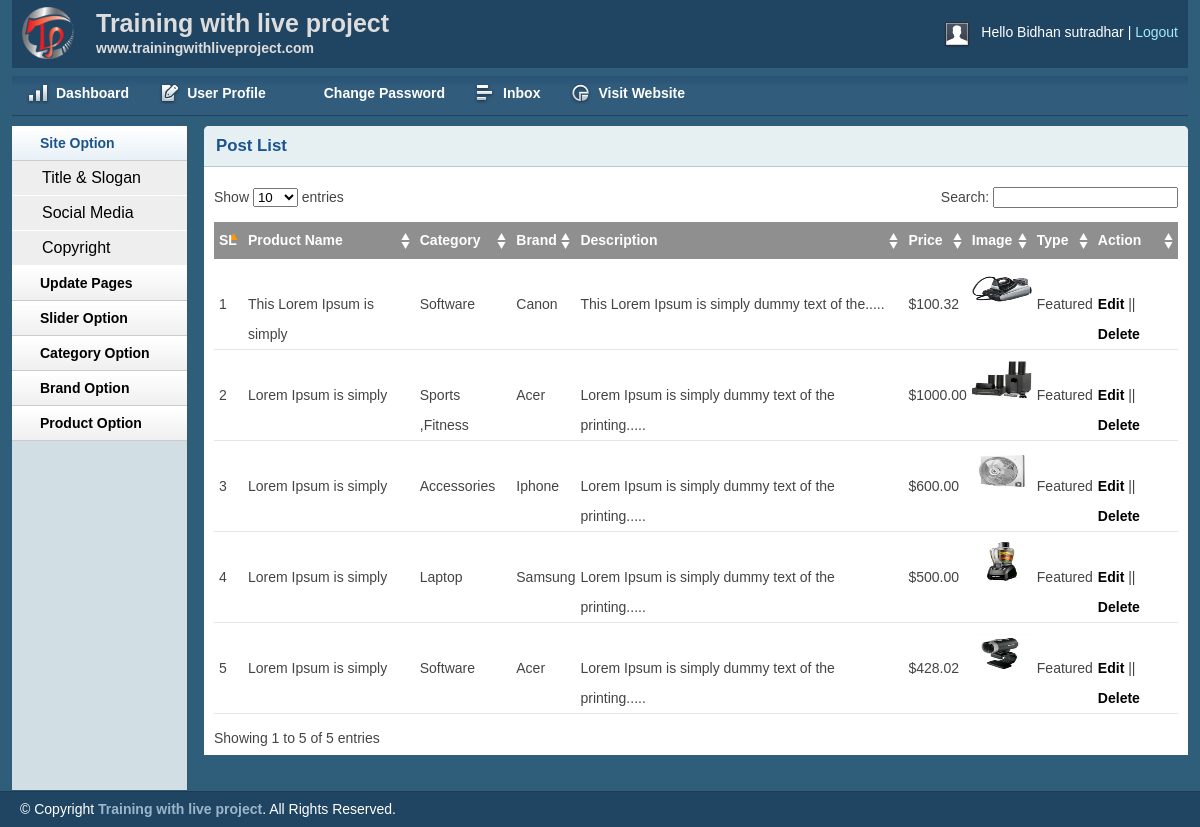
The page /admin/productlist.php (signed in) on the database its author committed.
### tables this page shows
CREATE TABLE `tbl_product` (
  `productId` int(11) NOT NULL,
  `productName` varchar(255) NOT NULL,
  `catId` int(11) NOT NULL,
  `brandId` int(11) NOT NULL,
  `body` text NOT NULL,
  `price` float(10,2) NOT NULL,
  `image` varchar(255) NOT NULL,
  `type` tinyint(4) NOT NULL DEFAULT '0'
);

CREATE TABLE `tbl_category` (
  `catId` int(11) NOT NULL,
  `catName` varchar(255) NOT NULL
);

CREATE TABLE `tbl_brand` (
  `brandId` int(11) NOT NULL,
  `brandName` varchar(255) NOT NULL
);

### lib/Database.php (called while the page is built, shortened)
<?php
Class Database{
 public $host   = DB_HOST;
 public $user   = DB_USER;
 public $pass   = DB_PASS;
 public $dbname = DB_NAME;
 public $link;
  private function connectDB(){
    $this->link = new mysqli($this->host, $this->user, $this->pass,$this->dbname);
  }
  public function select($query){
  $result = $this->link->query($query) or die($this->link->error.__LINE__);
    if($result->num_rows > 0){
      return $result;
    } else {
      return false;
    }
  }
}

### classes/Product.php (called while the page is built, shortened)
<?php
	$filepath = realpath(dirname(__FILE__));
	include_once ($filepath.'/../lib/Database.php');
	include_once ($filepath.'/../helpers/Format.php');
?>
<?php
class Product{
	private $db;
	public function __construct(){
		$this->db = new Database();
	}
	public function getAllProduct(){
		$query = "SELECT p.*, c.catName,b.brandName FROM tbl_product as p,tbl_category as c, tbl_brand as b WHERE p.catId = c.catId AND p.brandId = b.brandId ORDER BY P.productId DESC";
		$result = $this->db->select($query);
		return $result;
	}
}
?>

### helpers/Format.php (called while the page is built, shortened)
<?php
class Format{
 public function textShorten($text, $limit = 400){
  $text = $text. " ";
  $text = substr($text, 0, $limit);
  $text = substr($text, 0, strrpos($text, ' '));
  $text = $text.".....";
  return $text;
 }
}
?>

### admin/productlist.php (the view, shortened to what this page needs)
<?php
	include 'inc/header.php';
	include 'inc/sidebar.php';
    include '../classes/Product.php';
	include_once '../helpers/Format.php';
?>
<?php
$pd = new Product();
$fm = new Format();
?>
<div class="grid_10">
    <div class="box round first grid">
        <h2>Post List</h2>
        <div class="block">
            <table class="data display datatable" id="example">
			<thead>
				<tr>
					<th>SL</th>
					<th>Product Name</th>
					<th>Category</th>
					<th>Brand</th>
					<th>Description</th>
					<th>Price</th>
					<th>Image</th>
					<th>Type</th>
					<th>Action</th>
				</tr>
			</thead>
			<tbody>
<?php
	$getPd = $pd->getAllProduct();
	if ($getPd) {
		$i=0;
		while ($result = $getPd->fetch_assoc()) {
			$i++;
?>
	<tr class="odd gradeX">
		<td><?php echo $i; ?></td>
		<td><?php echo $result['productName']; ?></td>
		<td><?php echo $result['catName']; ?></td>
		<td><?php echo $result['brandName']; ?></td>
		<td><?php echo $fm->textShorten($result['body'],50); ?></td>
		<td>$<?php echo $result['price']; ?></td>
		<td><img style="margin-top: 10px;" src="<?php echo $result['image']; ?>" width="60px" height="40" alt="Image"></td>
		<td>
			<?php
				if($result['type'] == 0){
					echo "Featured";
				}else{
					echo "General";
				}
			 ?>
		</td>
		<td><a href="productedit.php?proid=<?php echo $result['productId'];?>">Edit</a> || <a onclick="return confirm('Are you sure to delete!')" href="?delpro=<?php echo $result['productId'];?>">Delete</a></td>
						</tr>
<?php } } ?>
			</tbody>
		</table>
       </div>
    </div>
</div>
<?php include 'inc/footer.php';?>

### admin/css/layout.css (style rules this page uses)
body { background: #fff none repeat scroll 0 0; color: #444; font-size: 14px; padding: 0; }
a { color: #000; font-weight:bold; text-decoration: none; }
h1, h2, h3, h4, h5, h6 { line-height:1.2em; margin-bottom:.3em; }
h2 { margin-top:1em; }
.box { background:#fff; margin-bottom:20px; padding:10px 10px 10px 10px; margin-left:-8px; }
.box.grid { padding-bottom:40px; }
.box.round { -moz-border-radius: 5px 5px 0px 0px; -webkit-border-radius: 5px 5px 0px 0px; border-radius: 5px 5px 0px 0px; }
.box h2 { font-size:1.2em; font-weight:bold; color:#1B548D; background:#E6F0F3; margin:-10px -10px 0 -10px; padding:10px 12px; border-bottom:1px solid #B3CBD6; -moz-border-radius: 5px 5px 0px 0px; -webkit-border-radius: 5px 5px 0px 0px; border-radius: 5px 5px 0px 0px; }
.box.first { min-height: 406px; }
.block { padding-top:20px; }
.block { padding-bottom:1px; }
table.display { margin: 0 auto; clear: both; width: 100%; }
.sorting_asc { background: #8f8f8f url(../img/table/sort_asc.png) no-repeat center right; padding:8px 5px; text-align:left; color:#fff; }
.sorting { background:#8f8f8f url(../img/table/sort_both.png) no-repeat center right; padding:8px 5px; text-align:left; color:#fff; }
tr.odd { height: 30px; line-height: 30px; border-bottom:1px solid #e6e6e6; }
tr.even { height: 30px; line-height: 30px; border-bottom:1px solid #e6e6e6; }
tr.odd td, tr.even td { padding-left:5px; }

### rows shown on the page
tbl_product: productName "This Lorem Ipsum is simply", catId.catName "Software", brandId.brandName "Canon", body "This Lorem Ipsum is simply dummy text of the.....", price "100.32", image (picture), type "Featured"
tbl_product: productName "Lorem Ipsum is simply", catId.catName "Sports ,Fitness", brandId.brandName "Acer", body "Lorem Ipsum is simply dummy text of the printing.....", price "1000.00", image (picture), type "Featured"
tbl_product: productName "Lorem Ipsum is simply", catId.catName "Accessories", brandId.brandName "Iphone", body "Lorem Ipsum is simply dummy text of the printing.....", price "600.00", image (picture), type "Featured"
tbl_product: productName "Lorem Ipsum is simply", catId.catName "Laptop", brandId.brandName "Samsung", body "Lorem Ipsum is simply dummy text of the printing.....", price "500.00", image (picture), type "Featured"
tbl_product: productName "Lorem Ipsum is simply", catId.catName "Software", brandId.brandName "Acer", body "Lorem Ipsum is simply dummy text of the printing.....", price "428.02", image (picture), type "Featured"

### other values the page prints
Session::get('adminName') "Bidhan sutradhar"
